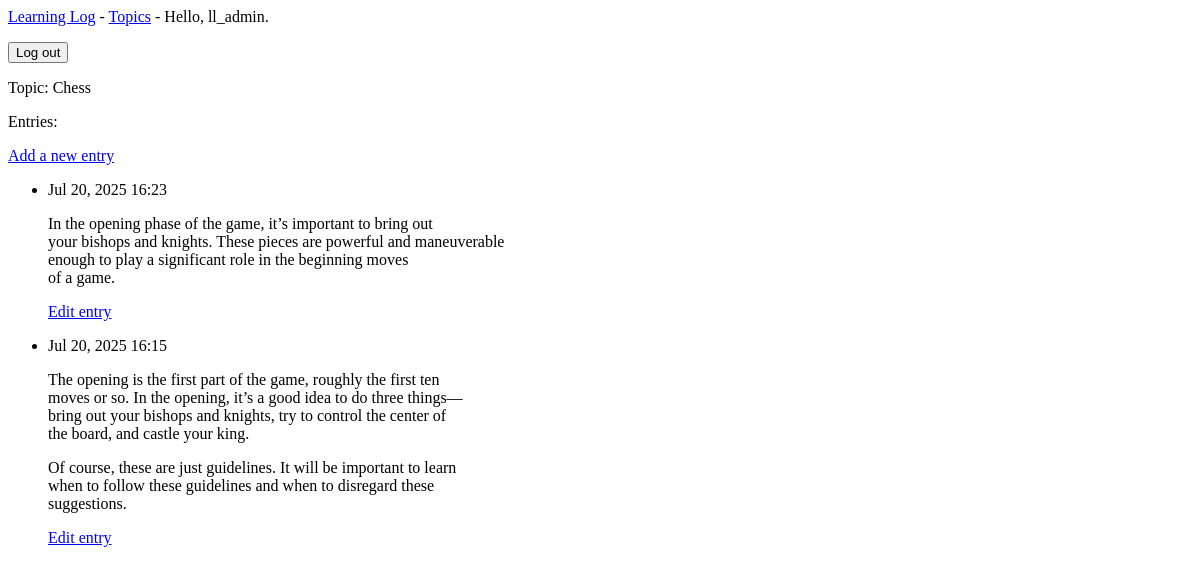
The app's page /topics/1/ (signed in), older data.
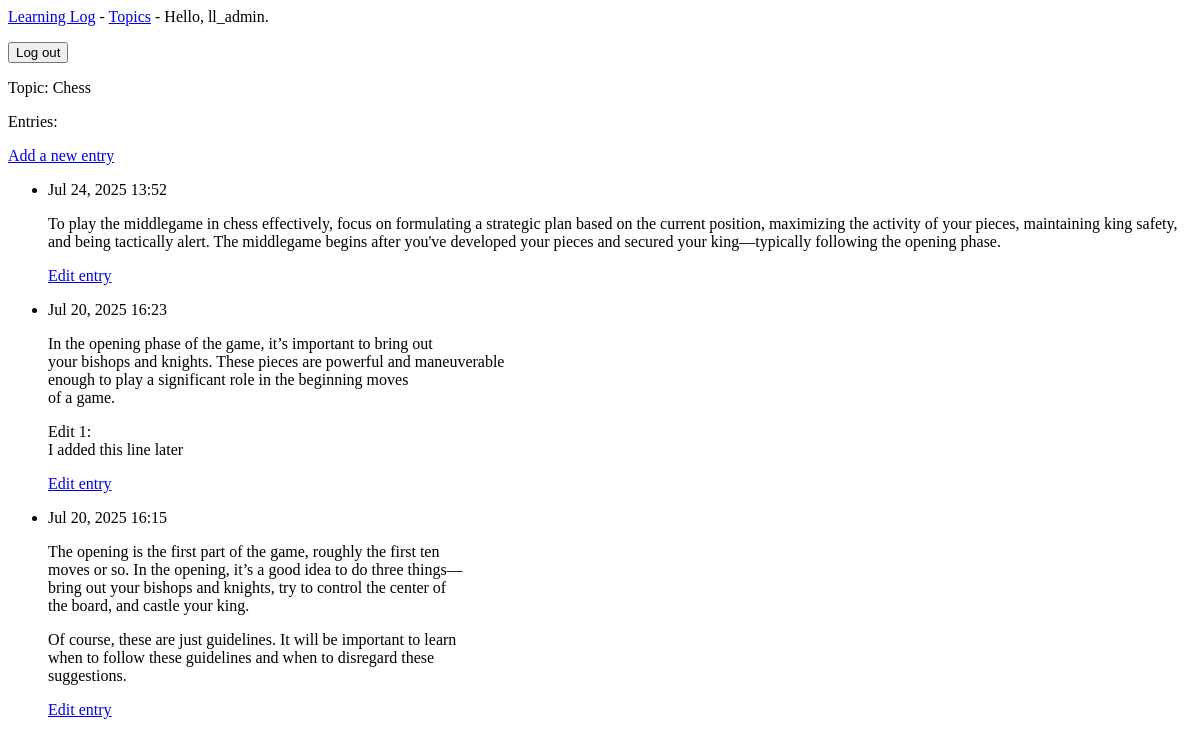
The same page, newer data.
### learning_logs/models.py (models this page shows, shortened)
class Entry(models.Model):
    topic = models.ForeignKey(Topic, on_delete=models.CASCADE)
    """ on_delete=models.CASCADE means that if the related Topic instance is deleted,
    all related Entry instances will also be deleted."""
    text = models.TextField()
    date_added = models.DateTimeField(auto_now_add=True)
    class Meta:
        verbose_name_plural = 'entries'

### learning_logs/views.py (the view)
# urls.py: path('topics/<int:topic_id>/', views.topic, name='topic'),
@login_required
def topic(request, topic_id):
    topic = get_object_or_404(Topic, id=topic_id, owner=request.user)
    entries = topic.entry_set.order_by('-date_added')
    context = {'topic': topic, 'entries': entries}
    return render(request, 'learning_logs/topic.html', context)

### learning_logs/models.py (called while the page is built)
    def __str__(self):
        return self.text

### learning_logs/templates/learning_logs/topic.html
{% extends 'learning_logs/base.html' %}
{% block content %}
  <p>Topic: {{ topic }}</p>
  <p>Entries:</p>
  <p>
    <a href="{% url 'learning_logs:new_entry' topic.id %}">Add a new entry</a>
  </p>
  <ul>
    {% for entry in entries %}
      <li>
        <p>{{ entry.date_added|date:"M d, Y H:i" }}</p>
        <p>{{ entry.text|linebreaks }}</p>
        <p><a href="{% url 'learning_logs:edit_entry' entry.id %}">Edit entry</a></p>
      </li>
    {% empty %}
      <li>There are no entries for this topic yet.</li>
    {% endfor %}
  </ul>
{% endblock content %}

Row changes from the older to the newer data that the page shows:
added Entry: date_added "Jul 24, 2025 13:52", text "To play the middlegame in chess effectively, focus on formulating a strategic plan based on the current position, maximizing the activity of your pieces, maintaining king safety, and being tactically alert. The middlegame begins after you've developed your pieces and secured your king—typically following the opening phase."
changed Entry: text "…moves of a game." → "…moves of a game. Edit 1: I added this line later"
